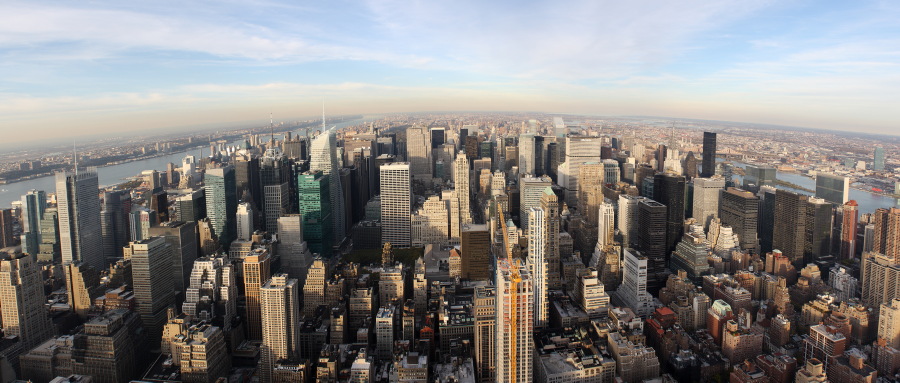
#> input picture hw1_starter/Python/data/nyc.png, 1800 x 765 px (shown at 1/2 size)
$ python -i hw1_walkthrough1.py   (imports and definitions only)
#> lines starting #> are read from the running program, lines starting #| are printed output that depends on the picture
import numpy as np
import matplotlib.pyplot as plt
from scipy import misc
from PIL import Image


def hw1_walkthrough1():
    ######################################################################
    # (1) Help and basics
    # In Python, comments are made with the "#" symbol.
    # For help, use the help() function or look up the documentation online.
    # Python statements can be continued to the next line using "\"
    # Python does not display the result unless you use the print() function.
    # Python indexing starts from 0, not 1.

    ######################################################################
    # (2) Objects in Python -- the basic objects in Python are numbers, strings, lists, and dictionaries...
    N = 5  # a scalar
    v = [1, 0, 0]  # a list
    v = [1, 2, 3]  # a list
    v = np.array(v).T  # transpose a list
    v = [i for i in range(1, 4, 1)]  # a list in a specified range
    v = np.pi * np.array([-4, -3, -2, -1, 0, 1, 2, 3, 4]) / 4  # a list in a specified range
    v = []  # empty list

    m = np.array([[1, 2, 3], [4, 5, 6]])  # a matrix
    m = np.zeros((2, 3))  # a matrix of zeros
    v = np.ones((1, 3))  # a matrix of ones
    m = np.eye(3)  # identity matrix
    v = np.random.rand(3, 1)  # random matrix with values in [0,1]

    # To load data from a file, use numpy's np.loadtxt or np.genfromtxt functions.

    v = [1, 2, 3]  # access a list element
    v[2]  # list[index]

    m = np.array([[1, 2, 3], [4, 5, 6]])
    m[0, 2]  # access a matrix element
    m[1, :]  # access a matrix row
    m[:, 0]  # access a matrix column

    m.shape  # size of a matrix
    m.shape[0]  # number rows
    m.shape[1]  # number of columns


    ######################################################################
    #### (3) Simple operations on vectors and matrices

    # (A) Pointwise (element by element) Operations:

    # addition of vectors/matrices and multiplication by a scalar
    # are done "element by element"
    a = np.array([1, 2, 3, 4])  # vector
    b = np.array([5, 6, 7, 8])  # vector
    M = np.array([[1.3, 2.1, 3.6], [4.1, 5.6, 6.2]])  # matrix

    2 * a  # scalar multiplication
    a / 4  # scalar multiplication
    a + b  # pointwise vector addition
    a - b  # pointwise vector subtraction
    a ** 2  # pointwise vector squaring
    a * b  # pointwise vector multiplication
    a / b  # pointwise vector division

    np.log(M)  # pointwise arithmetic operation
    np.round(M)  # pointwise arithmetic operation

    # (B) Vector Operations (no for loops needed)
    # Built-in numpy functions operate on vectors, if a matrix is given,
    # then the function operates on each column of the matrix

    a = np.array([1, 4, 6, 3])  # vector
    np.sum(a)  # sum of vector elements
    np.mean(a)  # mean of vector elements
    np.var(a)  # variance
    np.std(a)  # standard deviation
    np.max(a)  # maximum

    a = np.array([[1, 2, 3], [4, 5, 6]])  # matrix
    a.flatten()  # vectorized version of the matrix
    np.mean(a, axis=0)  # mean of each column
    np.max(a, axis=0)  # max of each column
    np.max(a)  # to obtain max of matrix

    # (C) Matrix Operations:
    a = np.random.rand(3)  # 3 vector
    b = np.random.rand(3)  # 3 vector

    np.dot(a, b)  # dot product or inner product (scalar)
    np.outer(a, b)  # outer product (3x3 matrix)

    a = np.random.rand(3, 2)  # 3x2 matrix
    b = np.random.rand(2, 4)  # 2x4 matrix
    a@b  # Matrix multiplication: 3x4 matrix

    a = np.array([[1, 2], [3, 4], [5, 6]])  # 3 x 2 matrix
    b = np.array([[5, 6, 7]])  # 1 x 3 vector
    np.dot(b, a)      # matrix multiply
    np.dot(a.T, b.T)  # matrix multiply

    ######################################################################
    # (5) Relations and control statements

    # Example: given a vector v, create a new vector with values equal to
    # v if they are greater than 0, and equal to 0 if they less than or
    # equal to 0.

    v = np.array([3, 5, -2, 5, -1, 0])  # 1: FOR LOOPS
    u = np.zeros(v.shape)  # initialize
    for i in range(v.size):  # v.size is the number of elements
        if v[i] > 0:
            u[i] = v[i]
    print(u)

    v = np.array([3, 5, -2, 5, -1, 0])  # 2: NO FOR LOOPS
    u2 = np.zeros(v.shape)  # initialize
    ind = np.where(v > 0)  # index into >0 elements
    u2[ind] = v[ind]
    print(u2)

    v = np.array([3, 5, -2, 5, -1, 0])  # 2: NO FOR LOOPS (binary mask)
    u2 = np.zeros(v.shape)  # initialize
    ind = (v > 0)  # True if v[i]>0, False otherwise
    u2[ind] = v[ind]
    print(u2)

    ######################################################################
    # (6) Creating functions:
    # Functions in python are defined using a `def` statement. For example:
    def threshold(v):
        u = np.zeros(v.shape)  # initialize
        u = v * (v>0).astype(float)
        return u

    v = np.array([3, 5, -2, 5, -1, 0])
    print(threshold(v))  # call from command line


    ######################################################################
    # (7) Plotting
    import matplotlib.pyplot as plt

    x = np.array([0, 1, 2, 3, 4])  # basic plotting
    plt.figure()
    plt.plot(x)
    plt.plot(x, 2*x)
    plt.axis([0, 8, 0, 8])
    plt.show()

    x = np.pi * np.arange(-24, 25) / 24
    plt.figure()
    plt.plot(x, np.sin(x))
    plt.xlabel('radians')
    plt.ylabel('sin value')
    plt.title('dummy')
    plt.text(0, 0, 'Hello World!')  # manually specify the position
    plt.show()
#> figure, not shown here; curve peaks at x = 1.57, y = 1

    plt.figure()  # multiple functions in separate graphs
    plt.subplot(1, 2, 1)
    plt.plot(x, np.sin(x))
    plt.axis('square')
    plt.subplot(1, 2, 2)
    plt.plot(x, 2 * np.cos(x))
    plt.axis('square')
    plt.show()
#> figure, not shown here; panel 1: curve peaks at x = 1.57, y = 1; panel 2: curve peaks at x = 0, y = 2

    plt.figure()  # multiple functions in single graph
    plt.plot(x, np.sin(x))
    plt.plot(x, 2 * np.cos(x), '--')  # hold on is not needed in Python
    plt.legend(['sin', 'cos'])
    plt.show()
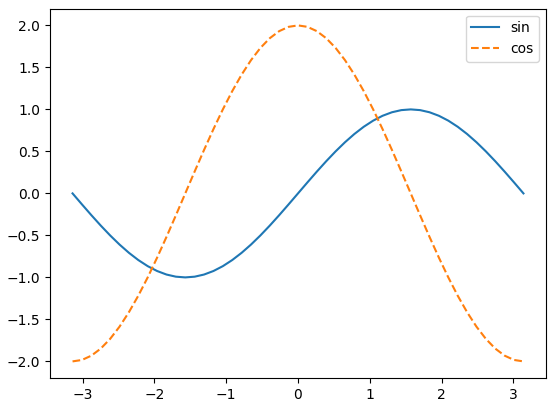
#> figure drawn by matplotlib, 1 panel; curve peaks at x = 1.57, y = 1; curve peaks at x = 0, y = 2

    plt.figure()  # matrices as images
    m = np.random.rand(64, 64)
    plt.imshow(m, cmap='gray')
    plt.axis('off')
    plt.show()
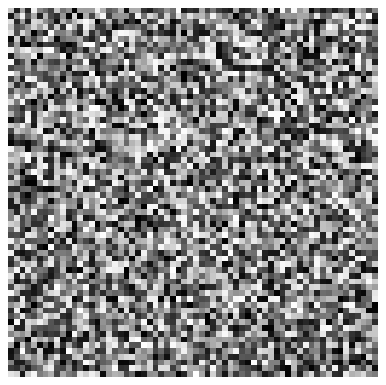
#> figure drawn by matplotlib, 1 panel

    ######################################################################
    # (8) Working with images using the Python Imaging Library (PIL)
    from PIL import Image

    # loading an image
    I = Image.open('data/nyc.png')
#> I is the input picture: PIL image 1800x765 RGB; mean R, G, B 132.7, 129.8, 128.2

    # display it
    plt.figure()
    plt.imshow(I)
    plt.axis('off') # turn off axis
    plt.show()

    # convert it to grayscale
    I2 = I.convert('L')

    # scale data to use full colormap for values between 0 and 255
    plt.figure()
    plt.imshow(I2, cmap='gray', vmin=0, vmax=255)
    plt.axis('off')
    plt.show()

    # Crop the image
    I2 = I.crop((100, 100, 400, 300))  # crop
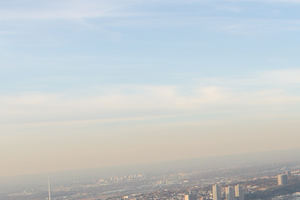
#> I2: PIL image 300x200 RGB; mean R, G, B 196, 202.6, 204.6

    # convert cropped image to grayscale
    I2 = I2.convert('L')
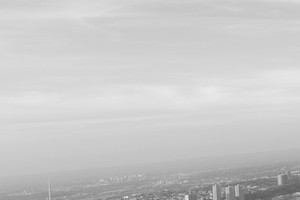
#> I2: PIL image 300x200 L; min 93, max 234, mean 200.9

    # scale data to use full colormap between min and max values in I2
    plt.figure()
    plt.imshow(I2, cmap='gray')
    plt.colorbar()  # turn on color bar
    plt.show()
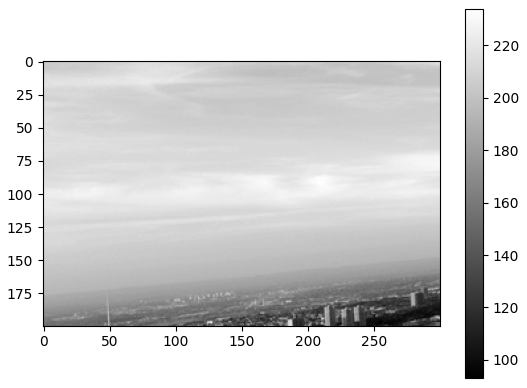
#> figure drawn by matplotlib, 2 panels

    # resize by 50% using bilinear interpolation
    I3 = I2.resize((I2.size[0]//2, I2.size[1]//2), Image.BILINEAR)

    # rotate 45 degrees and crop to original size
    I3 = I2.rotate(45, Image.BILINEAR, 1)  # 1 means expand to fit
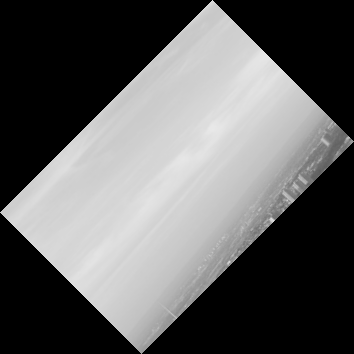
#> I3: PIL image 354x354 L; min 0, max 233, mean 96.2

    # convert from uint8 PIL image into a numpy array to allow math operations
    I3 = np.array(I3, dtype=float)
#> I3: shape (354, 354) float64

    # display squared image (pixel-wise)
    plt.figure()
    plt.imshow(I3**2, cmap='gray')
    plt.show()
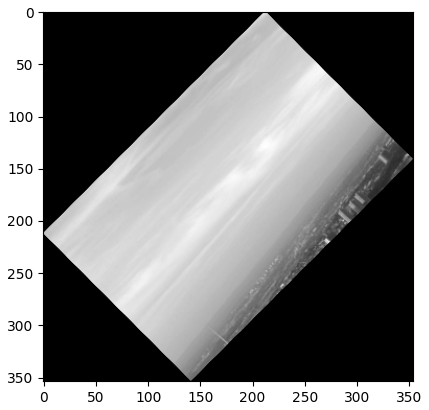
#> figure drawn by matplotlib, 1 panel

>>> result = hw1_walkthrough1()
